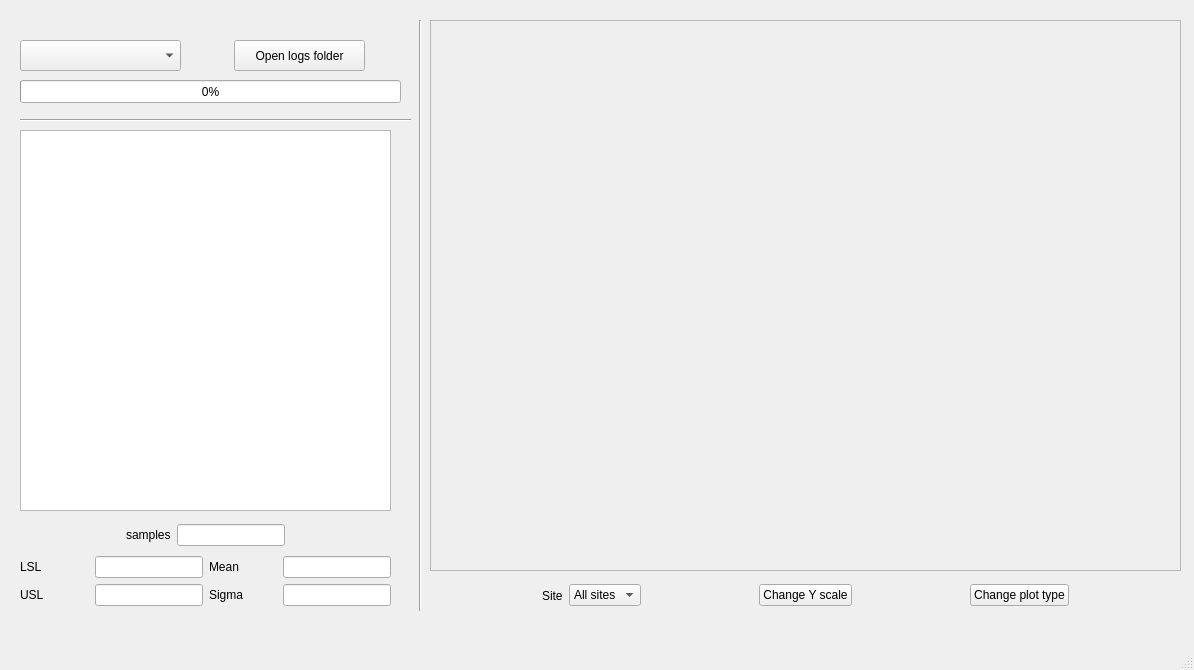
<?xml version="1.0" encoding="UTF-8"?>
<ui version="4.0">
 <class>MainWindow</class>
 <widget class="QMainWindow" name="MainWindow">
  <property name="geometry">
   <rect>
    <x>0</x>
    <y>0</y>
    <width>1194</width>
    <height>670</height>
   </rect>
  </property>
  <property name="windowTitle">
   <string>Data Analyzer</string>
  </property>
  <widget class="QWidget" name="centralwidget">
   <widget class="QWidget" name="verticalLayoutWidget_3">
    <property name="geometry">
     <rect>
      <x>20</x>
      <y>520</y>
      <width>371</width>
      <height>91</height>
     </rect>
    </property>
    <layout class="QVBoxLayout" name="verticalLayout_3">
     <item>
      <layout class="QHBoxLayout" name="horizontalLayout_9">
       <item>
        <spacer name="horizontalSpacer">
         <property name="orientation">
          <enum>Qt::Horizontal</enum>
         </property>
         <property name="sizeHint" stdset="0">
          <size>
           <width>40</width>
           <height>20</height>
          </size>
         </property>
        </spacer>
       </item>
       <item>
        <widget class="QLabel" name="samplesLabel">
         <property name="text">
          <string>samples</string>
         </property>
        </widget>
       </item>
       <item>
        <widget class="QLineEdit" name="samplesEdit">
         <property name="enabled">
          <bool>true</bool>
         </property>
         <property name="readOnly">
          <bool>true</bool>
         </property>
        </widget>
       </item>
       <item>
        <spacer name="horizontalSpacer_2">
         <property name="orientation">
          <enum>Qt::Horizontal</enum>
         </property>
         <property name="sizeHint" stdset="0">
          <size>
           <width>40</width>
           <height>20</height>
          </size>
         </property>
        </spacer>
       </item>
      </layout>
     </item>
     <item>
      <layout class="QHBoxLayout" name="horizontalLayout_10">
       <item>
        <layout class="QVBoxLayout" name="verticalLayout">
         <item>
          <layout class="QHBoxLayout" name="horizontalLayout">
           <item>
            <widget class="QLabel" name="lowerLimitLabel">
             <property name="text">
              <string>LSL</string>
             </property>
            </widget>
           </item>
           <item>
            <widget class="QLineEdit" name="lowerLimitEdit">
             <property name="sizePolicy">
              <sizepolicy hsizetype="Fixed" vsizetype="Fixed">
               <horstretch>0</horstretch>
               <verstretch>0</verstretch>
              </sizepolicy>
             </property>
             <property name="cursor">
              <cursorShape>IBeamCursor</cursorShape>
             </property>
             <property name="readOnly">
              <bool>true</bool>
             </property>
            </widget>
           </item>
          </layout>
         </item>
         <item>
          <layout class="QHBoxLayout" name="horizontalLayout_2">
           <item>
            <widget class="QLabel" name="upperLimitLabel">
             <property name="text">
              <string>USL</string>
             </property>
            </widget>
           </item>
           <item>
            <widget class="QLineEdit" name="upperLimitEdit">
             <property name="sizePolicy">
              <sizepolicy hsizetype="Fixed" vsizetype="Fixed">
               <horstretch>0</horstretch>
               <verstretch>0</verstretch>
              </sizepolicy>
             </property>
             <property name="cursor">
              <cursorShape>IBeamCursor</cursorShape>
             </property>
             <property name="readOnly">
              <bool>true</bool>
             </property>
            </widget>
           </item>
          </layout>
         </item>
        </layout>
       </item>
       <item>
        <layout class="QVBoxLayout" name="verticalLayout_2">
         <item>
          <layout class="QHBoxLayout" name="horizontalLayout_6">
           <item>
            <widget class="QLabel" name="averageLabel">
             <property name="text">
              <string>Mean</string>
             </property>
            </widget>
           </item>
           <item>
            <widget class="QLineEdit" name="averageEdit">
             <property name="sizePolicy">
              <sizepolicy hsizetype="Fixed" vsizetype="Fixed">
               <horstretch>0</horstretch>
               <verstretch>0</verstretch>
              </sizepolicy>
             </property>
             <property name="cursor">
              <cursorShape>IBeamCursor</cursorShape>
             </property>
             <property name="readOnly">
              <bool>true</bool>
             </property>
            </widget>
           </item>
          </layout>
         </item>
         <item>
          <layout class="QHBoxLayout" name="horizontalLayout_5">
           <item>
            <widget class="QLabel" name="sigmaLabel">
             <property name="text">
              <string>Sigma</string>
             </property>
            </widget>
           </item>
           <item>
            <widget class="QLineEdit" name="sigmaEdit">
             <property name="sizePolicy">
              <sizepolicy hsizetype="Fixed" vsizetype="Fixed">
               <horstretch>0</horstretch>
               <verstretch>0</verstretch>
              </sizepolicy>
             </property>
             <property name="cursor">
              <cursorShape>IBeamCursor</cursorShape>
             </property>
             <property name="readOnly">
              <bool>true</bool>
             </property>
            </widget>
           </item>
          </layout>
         </item>
        </layout>
       </item>
      </layout>
     </item>
    </layout>
   </widget>
   <widget class="QComboBox" name="logsTypeComboBox">
    <property name="geometry">
     <rect>
      <x>20</x>
      <y>40</y>
      <width>161</width>
      <height>31</height>
     </rect>
    </property>
   </widget>
   <widget class="QPushButton" name="openLogsFolderButton">
    <property name="geometry">
     <rect>
      <x>234</x>
      <y>40</y>
      <width>131</width>
      <height>31</height>
     </rect>
    </property>
    <property name="text">
     <string>Open logs folder</string>
    </property>
   </widget>
   <widget class="QProgressBar" name="progressBar">
    <property name="geometry">
     <rect>
      <x>20</x>
      <y>80</y>
      <width>381</width>
      <height>23</height>
     </rect>
    </property>
    <property name="value">
     <number>0</number>
    </property>
   </widget>
   <widget class="Line" name="line">
    <property name="geometry">
     <rect>
      <x>410</x>
      <y>20</y>
      <width>20</width>
      <height>591</height>
     </rect>
    </property>
    <property name="orientation">
     <enum>Qt::Vertical</enum>
    </property>
   </widget>
   <widget class="Line" name="line_2">
    <property name="geometry">
     <rect>
      <x>20</x>
      <y>110</y>
      <width>391</width>
      <height>20</height>
     </rect>
    </property>
    <property name="orientation">
     <enum>Qt::Horizontal</enum>
    </property>
   </widget>
   <widget class="QFrame" name="plotFrame">
    <property name="geometry">
     <rect>
      <x>430</x>
      <y>20</y>
      <width>751</width>
      <height>551</height>
     </rect>
    </property>
    <property name="autoFillBackground">
     <bool>true</bool>
    </property>
    <property name="frameShape">
     <enum>QFrame::StyledPanel</enum>
    </property>
    <property name="frameShadow">
     <enum>QFrame::Plain</enum>
    </property>
   </widget>
   <widget class="QListWidget" name="listWidget">
    <property name="geometry">
     <rect>
      <x>20</x>
      <y>130</y>
      <width>371</width>
      <height>381</height>
     </rect>
    </property>
   </widget>
   <widget class="QWidget" name="horizontalLayoutWidget">
    <property name="geometry">
     <rect>
      <x>430</x>
      <y>580</y>
      <width>751</width>
      <height>31</height>
     </rect>
    </property>
    <layout class="QHBoxLayout" name="horizontalLayout_11">
     <item>
      <spacer name="horizontalSpacer_4">
       <property name="orientation">
        <enum>Qt::Horizontal</enum>
       </property>
       <property name="sizeHint" stdset="0">
        <size>
         <width>40</width>
         <height>20</height>
        </size>
       </property>
      </spacer>
     </item>
     <item>
      <widget class="QLabel" name="siteLabel">
       <property name="text">
        <string>Site</string>
       </property>
      </widget>
     </item>
     <item>
      <widget class="QComboBox" name="selectSiteComboBox">
       <item>
        <property name="text">
         <string>All sites</string>
        </property>
       </item>
      </widget>
     </item>
     <item>
      <spacer name="horizontalSpacer_6">
       <property name="orientation">
        <enum>Qt::Horizontal</enum>
       </property>
       <property name="sizeHint" stdset="0">
        <size>
         <width>40</width>
         <height>20</height>
        </size>
       </property>
      </spacer>
     </item>
     <item>
      <widget class="QPushButton" name="changeYScaleButton">
       <property name="text">
        <string>Change Y scale</string>
       </property>
      </widget>
     </item>
     <item>
      <spacer name="horizontalSpacer_3">
       <property name="orientation">
        <enum>Qt::Horizontal</enum>
       </property>
       <property name="sizeHint" stdset="0">
        <size>
         <width>40</width>
         <height>20</height>
        </size>
       </property>
      </spacer>
     </item>
     <item>
      <widget class="QPushButton" name="changePlotButton">
       <property name="text">
        <string>Change plot type</string>
       </property>
      </widget>
     </item>
     <item>
      <spacer name="horizontalSpacer_5">
       <property name="orientation">
        <enum>Qt::Horizontal</enum>
       </property>
       <property name="sizeHint" stdset="0">
        <size>
         <width>40</width>
         <height>20</height>
        </size>
       </property>
      </spacer>
     </item>
    </layout>
   </widget>
  </widget>
  <widget class="QMenuBar" name="menubar">
   <property name="geometry">
    <rect>
     <x>0</x>
     <y>0</y>
     <width>1194</width>
     <height>21</height>
    </rect>
   </property>
  </widget>
  <widget class="QStatusBar" name="statusbar"/>
 </widget>
 <resources/>
 <connections/>
</ui>
